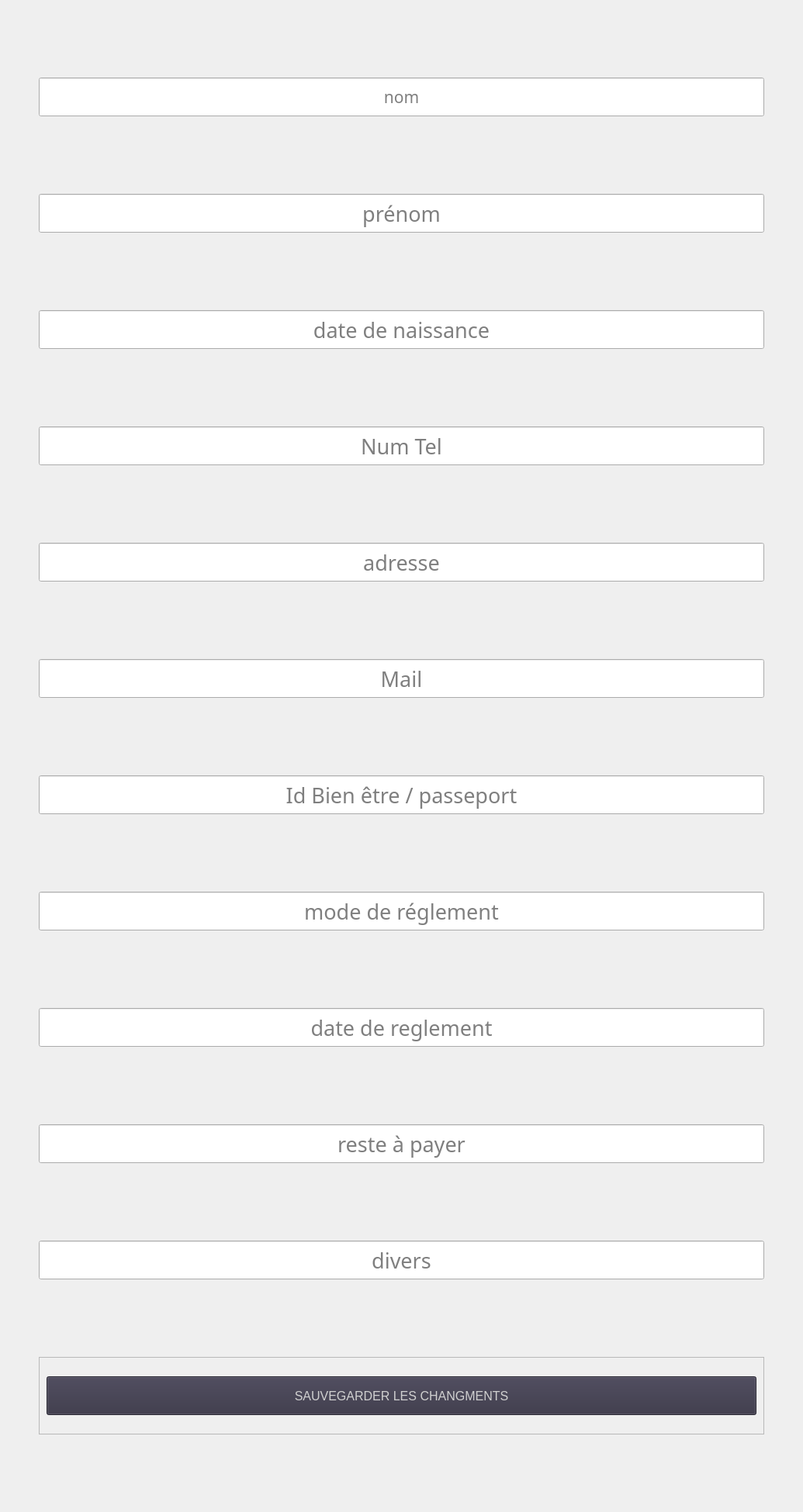
                      <widget class="QWidget" name="scrollAreaWidgetContents_5">
                       <property name="geometry">
                        <rect>
                         <x>0</x>
                         <y>-1260</y>
                         <width>1035</width>
                         <height>1950</height>
                        </rect>
                       </property>
                       <layout class="QGridLayout" name="gridLayout_7">
                        <property name="leftMargin">
                         <number>50</number>
                        </property>
                        <property name="topMargin">
                         <number>100</number>
                        </property>
                        <property name="rightMargin">
                         <number>50</number>
                        </property>
                        <property name="bottomMargin">
                         <number>100</number>
                        </property>
                        <property name="verticalSpacing">
                         <number>100</number>
                        </property>
                        <item row="0" column="0">
                         <widget class="QLineEdit" name="lineEdit_35">
                          <property name="minimumSize">
                           <size>
                            <width>500</width>
                            <height>50</height>
                           </size>
                          </property>
                          <property name="font">
                           <font>
                            <family>3ds</family>
                            <pointsize>16</pointsize>
                           </font>
                          </property>
                          <property name="alignment">
                           <set>Qt::AlignCenter</set>
                          </property>
                          <property name="placeholderText">
                           <string>nom</string>
                          </property>
                         </widget>
                        </item>
                        <item row="1" column="0">
                         <widget class="QLineEdit" name="lineEdit_39">
                          <property name="minimumSize">
                           <size>
                            <width>500</width>
                            <height>50</height>
                           </size>
                          </property>
                          <property name="font">
                           <font>
                            <family>3ds</family>
                            <pointsize>20</pointsize>
                           </font>
                          </property>
                          <property name="alignment">
                           <set>Qt::AlignCenter</set>
                          </property>
                          <property name="placeholderText">
                           <string>prénom</string>
                          </property>
                         </widget>
                        </item>
                        <item row="2" column="0">
                         <widget class="QLineEdit" name="lineEdit_42">
                          <property name="minimumSize">
                           <size>
                            <width>500</width>
                            <height>50</height>
                           </size>
                          </property>
                          <property name="font">
                           <font>
                            <family>3ds</family>
                            <pointsize>20</pointsize>
                           </font>
                          </property>
                          <property name="alignment">
                           <set>Qt::AlignCenter</set>
                          </property>
                          <property name="placeholderText">
                           <string>date de naissance</string>
                          </property>
                         </widget>
                        </item>
                        <item row="3" column="0">
                         <widget class="QLineEdit" name="lineEdit_32">
                          <property name="minimumSize">
                           <size>
                            <width>500</width>
                            <height>50</height>
                           </size>
                          </property>
                          <property name="font">
                           <font>
                            <family>3ds</family>
                            <pointsize>20</pointsize>
                           </font>
                          </property>
                          <property name="alignment">
                           <set>Qt::AlignCenter</set>
                          </property>
                          <property name="placeholderText">
                           <string>Num Tel</string>
                          </property>
                         </widget>
                        </item>
                        <item row="4" column="0">
                         <widget class="QLineEdit" name="lineEdit_41">
                          <property name="minimumSize">
                           <size>
                            <width>500</width>
                            <height>50</height>
                           </size>
                          </property>
                          <property name="font">
                           <font>
                            <family>3ds</family>
                            <pointsize>20</pointsize>
                           </font>
                          </property>
                          <property name="alignment">
                           <set>Qt::AlignCenter</set>
                          </property>
                          <property name="placeholderText">
                           <string>adresse</string>
                          </property>
                         </widget>
                        </item>
                        <item row="5" column="0">
                         <widget class="QLineEdit" name="lineEdit_36">
                          <property name="minimumSize">
                           <size>
                            <width>500</width>
                            <height>50</height>
                           </size>
                          </property>
                          <property name="font">
                           <font>
                            <family>3ds</family>
                            <pointsize>20</pointsize>
                           </font>
                          </property>
                          <property name="alignment">
                           <set>Qt::AlignCenter</set>
                          </property>
                          <property name="placeholderText">
                           <string>Mail</string>
                          </property>
                         </widget>
                        </item>
                        <item row="6" column="0">
                         <widget class="QLineEdit" name="lineEdit_40">
                          <property name="minimumSize">
                           <size>
                            <width>500</width>
                            <height>50</height>
                           </size>
                          </property>
                          <property name="font">
                           <font>
                            <family>3ds</family>
                            <pointsize>20</pointsize>
                           </font>
                          </property>
                          <property name="alignment">
                           <set>Qt::AlignCenter</set>
                          </property>
                          <property name="placeholderText">
                           <string>Id Bien être / passeport</string>
                          </property>
                         </widget>
                        </item>
                        <item row="7" column="0">
                         <widget class="QLineEdit" name="lineEdit_33">
                          <property name="minimumSize">
                           <size>
                            <width>500</width>
                            <height>50</height>
                           </size>
                          </property>
                          <property name="font">
                           <font>
                            <family>3ds</family>
                            <pointsize>20</pointsize>
                           </font>
                          </property>
                          <property name="alignment">
                           <set>Qt::AlignCenter</set>
                          </property>
                          <property name="placeholderText">
                           <string>mode de réglement</string>
                          </property>
                         </widget>
                        </item>
                        <item row="8" column="0">
                         <widget class="QLineEdit" name="lineEdit_38">
                          <property name="minimumSize">
                           <size>
                            <width>500</width>
                            <height>50</height>
                           </size>
                          </property>
                          <property name="font">
                           <font>
                            <family>3ds</family>
                            <pointsize>20</pointsize>
                           </font>
                          </property>
                          <property name="alignment">
                           <set>Qt::AlignCenter</set>
                          </property>
                          <property name="placeholderText">
                           <string>date de reglement</string>
                          </property>
                         </widget>
                        </item>
                        <item row="9" column="0">
                         <widget class="QLineEdit" name="lineEdit_37">
                          <property name="minimumSize">
                           <size>
                            <width>500</width>
                            <height>50</height>
                           </size>
                          </property>
                          <property name="font">
                           <font>
                            <family>3ds</family>
                            <pointsize>20</pointsize>
                           </font>
                          </property>
                          <property name="alignment">
                           <set>Qt::AlignCenter</set>
                          </property>
                          <property name="placeholderText">
                           <string>reste à payer</string>
                          </property>
                         </widget>
                        </item>
                        <item row="10" column="0">
                         <widget class="QLineEdit" name="lineEdit_34">
                          <property name="minimumSize">
                           <size>
                            <width>500</width>
                            <height>50</height>
                           </size>
                          </property>
                          <property name="font">
                           <font>
                            <family>3ds</family>
                            <pointsize>20</pointsize>
                           </font>
                          </property>
                          <property name="alignment">
                           <set>Qt::AlignCenter</set>
                          </property>
                          <property name="placeholderText">
                           <string>divers</string>
                          </property>
                         </widget>
                        </item>
                        <item row="11" column="0">
                         <widget class="QFrame" name="frame_5">
                          <property name="minimumSize">
                           <size>
                            <width>0</width>
                            <height>100</height>
                           </size>
                          </property>
                          <property name="frameShape">
                           <enum>QFrame::StyledPanel</enum>
                          </property>
                          <property name="frameShadow">
                           <enum>QFrame::Raised</enum>
                          </property>
                          <layout class="QGridLayout" name="gridLayout_13">
                           <item row="0" column="0">
                            <widget class="QPushButton" name="btn_modify">
                             <property name="enabled">
                              <bool>true</bool>
                             </property>
                             <property name="minimumSize">
                              <size>
                               <width>0</width>
                               <height>50</height>
                              </size>
                             </property>
                             <property name="font">
                              <font>
                               <family>Segoe UI</family>
                               <pointsize>12</pointsize>
                               <weight>50</weight>
                               <italic>false</italic>
                               <bold>false</bold>
                              </font>
                             </property>
                             <property name="cursor">
                              <cursorShape>ArrowCursor</cursorShape>
                             </property>
                             <property name="mouseTracking">
                              <bool>false</bool>
                             </property>
                             <property name="toolTip">
                              <string>&lt;html&gt;&lt;head/&gt;&lt;body&gt;&lt;p&gt;&lt;span style=&quot; font-size:36pt; font-weight:600;&quot;&gt;LOGIN SYSTEM&lt;/span&gt;&lt;/p&gt;&lt;/body&gt;&lt;/html&gt;</string>
                             </property>
                             <property name="layoutDirection">
                              <enum>Qt::LeftToRight</enum>
                             </property>
                             <property name="autoFillBackground">
                              <bool>false</bool>
                             </property>
                             <property name="styleSheet">
                              <string notr="true">QPushButton {
   background-color: rgb(53, 50, 67);
   color: rgb(208, 208, 208);
   font: 12pt &quot;Segoe UI&quot;;

}

QPushButton:hover {
	
	
	background-color: rgb(55, 52, 70);

}</string>
                             </property>
                             <property name="text">
                              <string>SAUVEGARDER LES CHANGMENTS</string>
                             </property>
                             <property name="checkable">
                              <bool>false</bool>
                             </property>
                             <property name="autoRepeat">
                              <bool>false</bool>
                             </property>
                             <property name="autoExclusive">
                              <bool>false</bool>
                             </property>
                             <property name="autoDefault">
                              <bool>true</bool>
                             </property>
                             <property name="default">
                              <bool>false</bool>
                             </property>
                             <property name="flat">
                              <bool>false</bool>
                             </property>
                            </widget>
                           </item>
                          </layout>
                         </widget>
                        </item>
                       </layout>
                      </widget>
